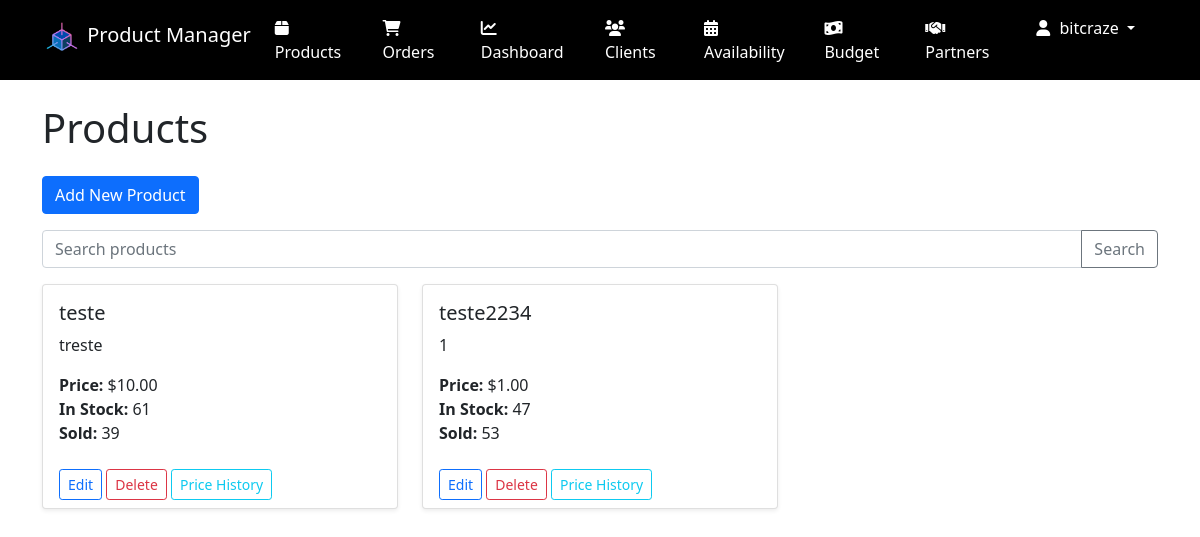
The app's page / (signed in), older data.
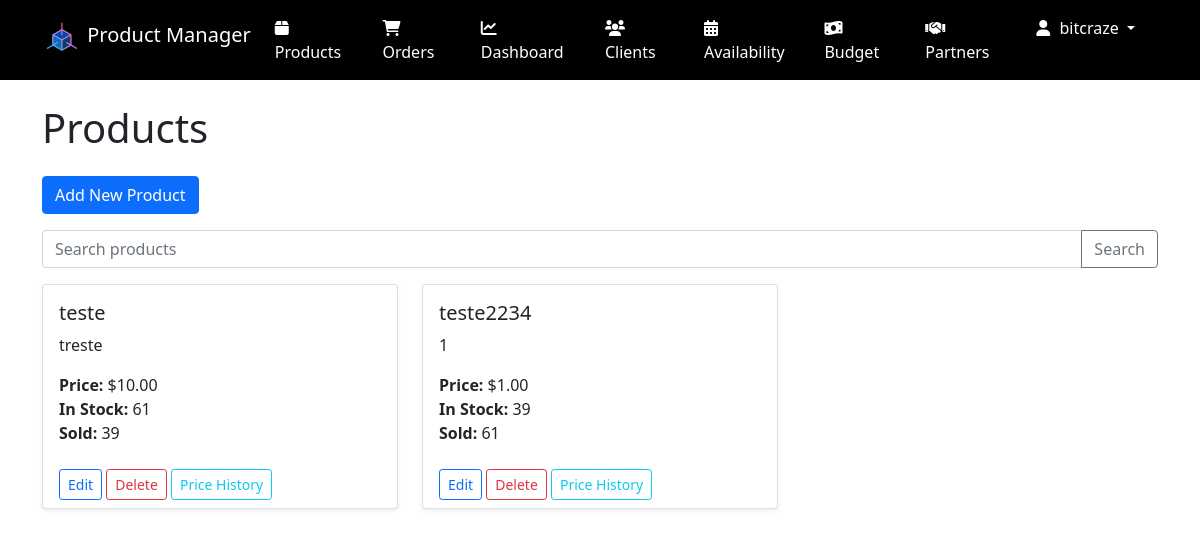
The same page, newer data.
### inventory/models.py (models this page shows, shortened)
class Product(models.Model):
    name = models.CharField(max_length=200)
    description = models.TextField()
    price = models.DecimalField(max_digits=10, decimal_places=2)
    purchase_price = models.DecimalField(max_digits=10, decimal_places=2, default=0)
    quantity_bought = models.PositiveIntegerField(default=0)
    quantity_in_stock = models.IntegerField(default=0)
    quantity_sold = models.IntegerField(default=0)
    image = models.ImageField(upload_to='products/', blank=True, null=True)
    class Meta:
        ordering = ['name']

### inventory/views.py (the view)
# urls.py: path('', views.ProductListView.as_view(), name='product-list'),
class ProductListView(AdminRequiredMixin, ListView):
    model = Product
    template_name = 'inventory/product_list.html'
    context_object_name = 'products'
    paginate_by = 9
    def get_queryset(self):
        queryset = super().get_queryset()
        search_query = self.request.GET.get('search')
        if search_query:
            queryset = queryset.filter(
                Q(name__icontains=search_query) |
                Q(description__icontains=search_query)
            )
        return queryset
    def get_context_data(self, **kwargs):
        context = super().get_context_data(**kwargs)
        context['search_query'] = self.request.GET.get('search', '')
        return context

### inventory/views.py (called while the page is built)
    def test_func(self):
        return self.request.user.is_staff or self.request.user.is_superuser

### templates/inventory/product_list.html (shortened to what this page needs)
{% extends 'base.html' %}
{% load humanize %}
{% block content %}
<h1 class="mb-4">Products</h1>
<a href="{% url 'product-create' %}" class="btn btn-primary mb-3">Add New Product</a>
<form class="mb-3" method="get">
    <div class="input-group">
        <input type="text" class="form-control" placeholder="Search products" name="search" value="{{ search_query }}">
        <button class="btn btn-outline-secondary" type="submit">Search</button>
    </div>
</form>
<div class="row row-cols-1 row-cols-md-3 g-4">
    {% for product in products %}
    <div class="col">
        <div class="card h-100 shadow-sm">
            <div class="card-body">
                <h5 class="card-title">{{ product.name }}</h5>
                <p class="card-text">{{ product.description|truncatewords:20 }}</p>
                <p class="card-text">
                    <strong>Price:</strong> ${{ product.price|floatformat:2 }}<br>
                    <strong>In Stock:</strong> {{ product.quantity_in_stock }}<br>
                    <strong>Sold:</strong> {{ product.quantity_sold }}
                </p>
            </div>
            <div class="card-footer bg-transparent border-top-0">
                <a href="{% url 'product-update' product.pk %}" class="btn btn-outline-primary btn-sm">Edit</a>
                <a href="{% url 'product-delete' product.pk %}" class="btn btn-outline-danger btn-sm">Delete</a>
                <a href="{% url 'price-history' product.pk %}" class="btn btn-outline-info btn-sm">Price History</a>
            </div>
        </div>
    </div>
    {% endfor %}
</div>
{% endblock %}

Row changes from the older to the newer data that the page shows:
changed Product "teste2234": quantity_in_stock "47" → "39"; quantity_sold "53" → "61"
